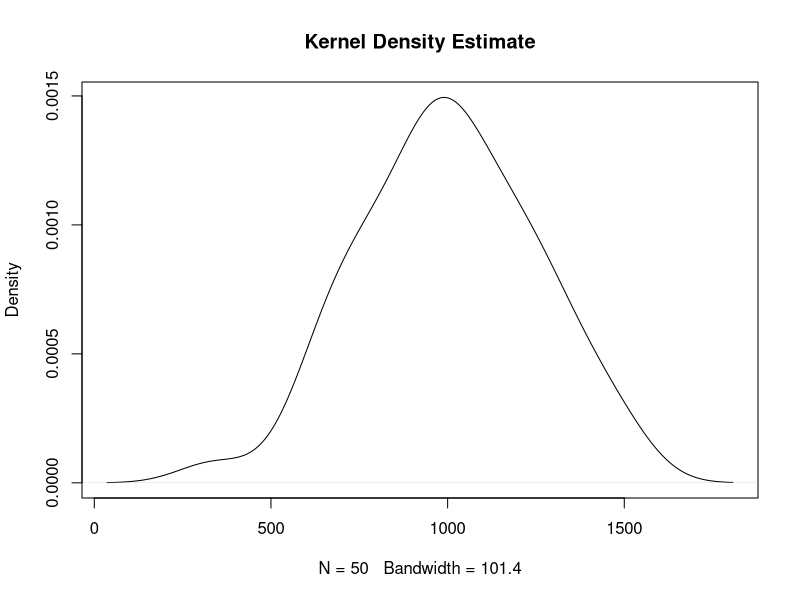

This chart was generated by the following R code:
##
## ## Ch3_SimulateBeta_RCode.R
##
##

## Set model and simulation parameters
Obs       = 100		# Number of observations in each simulation
Reps      = 50		# Number of times we run the simulation
TrueBeta0	= 12000	# "True" beta0 for the simulated
TrueBeta1	= 1000	# "True" beta1 for the simulated
SD 		    = 10000	# The standard deviation of the error. The bigger this is, the larger the average value of epsilon
Ed = 16 * runif(Obs)# Simulate years of education as being between 0 and 16
  # "runif" is a uniform random variable between 0 and 1, with all values having equal probability
CoefMatrix	= matrix(NA, Reps, 2)	# Matrix to store our results.  
  # 1st argument is NA, meaning we store "not available" as initial values in the matrix
  # 2nd argument is Reps, meaning the number of rows is equal to number of times we run the simulations
  # 3rd argument is 2 meaning we have 2 columns, one for storing the beta0 estimate and one for storing the beta1 estimate

# Loop: repeat the commands between the brackets multiple times
for (ii in 1:Reps) { 
  Salary 	= TrueBeta0+ TrueBeta1* Ed + SD*rnorm(Obs) 	
  # Generate Salary = beta0 + beta1*Ed + epsilon
  # beta0 is the constant
  # beta1 is the number multiplied by the X variable
  # Epsilon has 2 parts: SD is the standard deviation; the bigger it is, the more epsilon varies.
  # "runif" is a uniform random variable between 0 and 1, with all values having equal probability
  OLS.result = lm(Salary ~ Ed) # Run a regression using simulated values of Y
  CoefMatrix[ii, ]	= coefficients(OLS.result)	 # Put OLS.result coefficients in row ii of CoefMatrix
  ## For fun: plot results for each survey
  ## plot(Ed, Salary, pch = 19, col= "darkgreen")		
  ## abline(OLS.result, lwd = 3, col= "darkgreen")
  ## Sys.sleep(0.075)		## Include to slow down calculations so we can see each plot (briefly); not necessary
}							 # This closes the "loop"

c(mean(CoefMatrix[,1]), min(CoefMatrix[,1]), max(CoefMatrix[,1]))  
# Average, min and max of beta_0 estimates

c(mean(CoefMatrix[,2]), min(CoefMatrix[,2]), max(CoefMatrix[,2]))  
# Average, min and max of beta_1 estimates

#
# For use in Chapter 3, #2 part (g):
#
# Kernel Density Plot
plot(density(CoefMatrix[,2]), main = 'Kernel Density Estimate')

